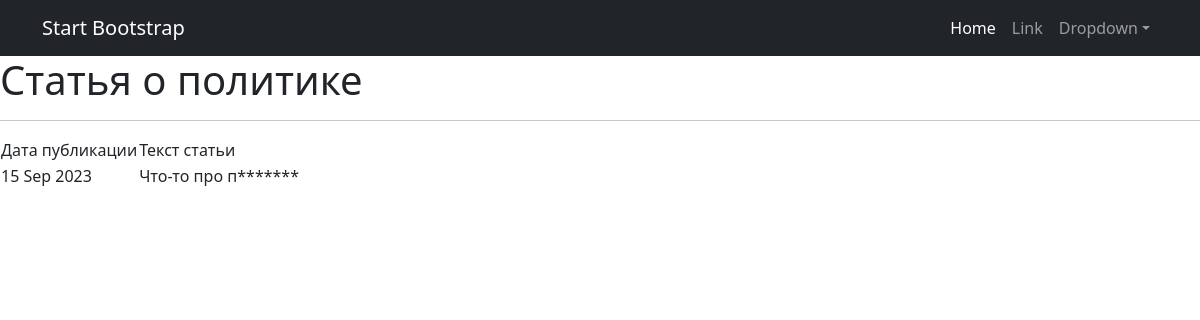
The page /news/2 on the database its author committed.
### news/models.py (models this page shows, shortened)
class Post(models.Model):
    author = models.ForeignKey(Author, on_delete=models.CASCADE)
    categoryChoice = models.CharField(max_length=30, choices=Category_Choices, default=article)
    post_time_in = models.DateTimeField(auto_now_add=True)
    postCategory = models.ManyToManyField(Category, through='PostCategory')
    post_title = models.CharField(max_length=255)
    post_text = models.TextField()
    rating = models.SmallIntegerField(default=0)

### news/views.py (the view)
# urls.py: path('<int:pk>', PostDetail.as_view())
class PostDetail(DetailView):
    model = Post
    template_name = 'post_detail.html'
    context_object_name = 'post_detail'

### news/templatetags/custom_filters.py (called while the page is built)
@register.filter()
def censor(text):
    new_content = text
    for i in BADWORDS:
        new_content = new_content.replace(i, i[:1]+'*'*(len(i)-1))
    return new_content

### templates/post_detail.html (shortened to what this page needs)
{% extends 'flatpages/default.html' %}
{% load custom_filters %}
{% block content %}
   <h1>{{ post_detail.post_title|censor }}</h1>
   <hr>
 {% if post_detail %}
       <table>
           <tr>
               <td>Дата публикации</td>
               <td>Текст статьи</td>
           </tr>
           <tr>
               <td>{{ post_detail.post_time_in|date:'d M Y' }}</td>
               <td>{{ post_detail.post_text|censor }}</td>
           </tr>
       </table>
{% else %}
       <h2>Такой статьи нет!</h2>
{% endif %}
{% endblock content %}

### rows shown on the page
Post: post_title|censor "Статья о политике", post_time_in "15 Sep 2023", post_text|censor "Что-то про п*******"
